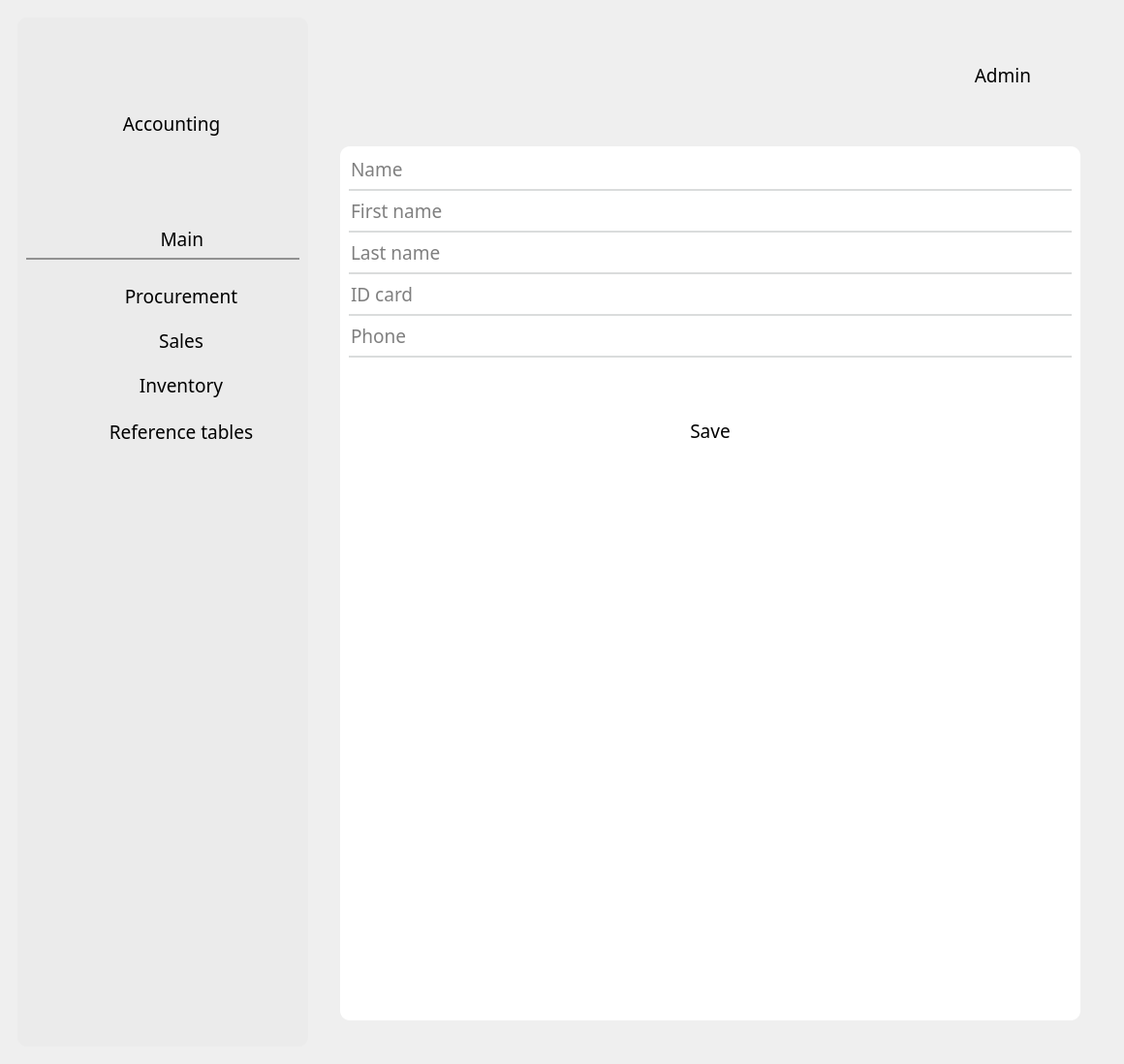
<?xml version="1.0" encoding="UTF-8"?>
<ui version="4.0">
 <class>MainWindow</class>
 <widget class="QMainWindow" name="MainWindow">
  <property name="geometry">
   <rect>
    <x>0</x>
    <y>0</y>
    <width>1160</width>
    <height>1098</height>
   </rect>
  </property>
  <property name="sizePolicy">
   <sizepolicy hsizetype="Expanding" vsizetype="Expanding">
    <horstretch>100</horstretch>
    <verstretch>100</verstretch>
   </sizepolicy>
  </property>
  <property name="windowTitle">
   <string>MainWindow</string>
  </property>
  <property name="styleSheet">
   <string notr="true">QGroupBox { border: none; }
QPushButton {
    border: none;
    color: black;
}
QPushButton:hover {
    color: grey;
}</string>
  </property>
  <widget class="QWidget" name="centralwidget">
   <property name="sizePolicy">
    <sizepolicy hsizetype="Expanding" vsizetype="Expanding">
     <horstretch>0</horstretch>
     <verstretch>0</verstretch>
    </sizepolicy>
   </property>
   <layout class="QGridLayout" name="gridLayout_7">
    <item row="0" column="0">
     <widget class="QGroupBox" name="horizontalGroupBox">
      <property name="sizePolicy">
       <sizepolicy hsizetype="Expanding" vsizetype="Expanding">
        <horstretch>0</horstretch>
        <verstretch>0</verstretch>
       </sizepolicy>
      </property>
      <property name="maximumSize">
       <size>
        <width>1920</width>
        <height>1080</height>
       </size>
      </property>
      <layout class="QGridLayout" name="gridLayout_6">
       <item row="0" column="1">
        <widget class="QGroupBox" name="Right_side">
         <property name="sizePolicy">
          <sizepolicy hsizetype="Expanding" vsizetype="Expanding">
           <horstretch>162</horstretch>
           <verstretch>108</verstretch>
          </sizepolicy>
         </property>
         <property name="maximumSize">
          <size>
           <width>1620</width>
           <height>1080</height>
          </size>
         </property>
         <property name="layoutDirection">
          <enum>Qt::LeftToRight</enum>
         </property>
         <property name="styleSheet">
          <string notr="true"/>
         </property>
         <property name="alignment">
          <set>Qt::AlignRight|Qt::AlignTrailing|Qt::AlignVCenter</set>
         </property>
         <layout class="QGridLayout" name="gridLayout_4">
          <item row="0" column="0">
           <widget class="QGroupBox" name="Header_block">
            <property name="sizePolicy">
             <sizepolicy hsizetype="Expanding" vsizetype="Expanding">
              <horstretch>0</horstretch>
              <verstretch>0</verstretch>
             </sizepolicy>
            </property>
            <property name="minimumSize">
             <size>
              <width>800</width>
              <height>100</height>
             </size>
            </property>
            <property name="maximumSize">
             <size>
              <width>1620</width>
              <height>100</height>
             </size>
            </property>
            <property name="alignment">
             <set>Qt::AlignRight|Qt::AlignTrailing|Qt::AlignVCenter</set>
            </property>
            <layout class="QGridLayout" name="gridLayout_2">
             <item row="0" column="0">
              <widget class="QGroupBox" name="User_info">
               <property name="sizePolicy">
                <sizepolicy hsizetype="Expanding" vsizetype="Expanding">
                 <horstretch>0</horstretch>
                 <verstretch>0</verstretch>
                </sizepolicy>
               </property>
               <property name="maximumSize">
                <size>
                 <width>1620</width>
                 <height>100</height>
                </size>
               </property>
               <property name="alignment">
                <set>Qt::AlignRight|Qt::AlignTop|Qt::AlignTrailing</set>
               </property>
               <layout class="QGridLayout" name="gridLayout_3">
                <item row="0" column="2">
                 <widget class="QPushButton" name="logout">
                  <property name="sizePolicy">
                   <sizepolicy hsizetype="Expanding" vsizetype="Expanding">
                    <horstretch>0</horstretch>
                    <verstretch>0</verstretch>
                   </sizepolicy>
                  </property>
                  <property name="maximumSize">
                   <size>
                    <width>45</width>
                    <height>40</height>
                   </size>
                  </property>
                  <property name="layoutDirection">
                   <enum>Qt::RightToLeft</enum>
                  </property>
                  <property name="text">
                   <string/>
                  </property>
                  <property name="icon">
                   <iconset>
                    <normaloff>icons/logout.png</normaloff>icons/logout.png</iconset>
                  </property>
                  <property name="iconSize">
                   <size>
                    <width>40</width>
                    <height>40</height>
                   </size>
                  </property>
                 </widget>
                </item>
                <item row="0" column="1">
                 <widget class="QLabel" name="username">
                  <property name="sizePolicy">
                   <sizepolicy hsizetype="Expanding" vsizetype="Expanding">
                    <horstretch>0</horstretch>
                    <verstretch>0</verstretch>
                   </sizepolicy>
                  </property>
                  <property name="maximumSize">
                   <size>
                    <width>90</width>
                    <height>50</height>
                   </size>
                  </property>
                  <property name="font">
                   <font>
                    <family>Century Gothic</family>
                    <pointsize>14</pointsize>
                   </font>
                  </property>
                  <property name="text">
                   <string>Admin</string>
                  </property>
                  <property name="alignment">
                   <set>Qt::AlignRight|Qt::AlignTrailing|Qt::AlignVCenter</set>
                  </property>
                 </widget>
                </item>
                <item row="0" column="0">
                 <widget class="QLabel" name="label">
                  <property name="text">
                   <string/>
                  </property>
                 </widget>
                </item>
               </layout>
              </widget>
             </item>
            </layout>
           </widget>
          </item>
          <item row="2" column="0">
           <widget class="QGroupBox" name="Body_block">
            <property name="sizePolicy">
             <sizepolicy hsizetype="Expanding" vsizetype="Expanding">
              <horstretch>0</horstretch>
              <verstretch>0</verstretch>
             </sizepolicy>
            </property>
            <property name="maximumSize">
             <size>
              <width>1620</width>
              <height>980</height>
             </size>
            </property>
            <property name="alignment">
             <set>Qt::AlignRight|Qt::AlignTop|Qt::AlignTrailing</set>
            </property>
            <layout class="QGridLayout" name="gridLayout">
             <item row="0" column="4">
              <widget class="QGroupBox" name="items_in_body">
               <property name="minimumSize">
                <size>
                 <width>200</width>
                 <height>100</height>
                </size>
               </property>
               <property name="maximumSize">
                <size>
                 <width>1370</width>
                 <height>980</height>
                </size>
               </property>
               <property name="alignment">
                <set>Qt::AlignLeading|Qt::AlignLeft|Qt::AlignTop</set>
               </property>
               <layout class="QGridLayout" name="gridLayout_9">
                <item row="1" column="0">
                 <widget class="QGroupBox" name="verticalGroupBox">
                  <property name="minimumSize">
                   <size>
                    <width>0</width>
                    <height>800</height>
                   </size>
                  </property>
                  <property name="styleSheet">
                   <string notr="true">background: rgb(255, 255, 255);
border-radius: 10px;</string>
                  </property>
                  <layout class="QGridLayout" name="gridLayout_11">
                   <item row="0" column="1">
                    <widget class="QLineEdit" name="name">
                     <property name="font">
                      <font>
                       <family>Century Gothic</family>
                       <pointsize>14</pointsize>
                      </font>
                     </property>
                     <property name="alignment">
                      <set>Qt::AlignLeading|Qt::AlignLeft|Qt::AlignTop</set>
                     </property>
                     <property name="readOnly">
                      <bool>true</bool>
                     </property>
                     <property name="placeholderText">
                      <string>Name</string>
                     </property>
                    </widget>
                   </item>
                   <item row="4" column="1">
                    <widget class="QLineEdit" name="last_name">
                     <property name="font">
                      <font>
                       <family>Century Gothic</family>
                       <pointsize>14</pointsize>
                      </font>
                     </property>
                     <property name="text">
                      <string/>
                     </property>
                     <property name="placeholderText">
                      <string>Last name</string>
                     </property>
                    </widget>
                   </item>
                   <item row="8" column="1">
                    <widget class="QLineEdit" name="phone">
                     <property name="font">
                      <font>
                       <family>Century Gothic</family>
                       <pointsize>14</pointsize>
                      </font>
                     </property>
                     <property name="placeholderText">
                      <string>Phone</string>
                     </property>
                    </widget>
                   </item>
                   <item row="1" column="1">
                    <widget class="QFrame" name="separator_2">
                     <property name="minimumSize">
                      <size>
                       <width>0</width>
                       <height>2</height>
                      </size>
                     </property>
                     <property name="maximumSize">
                      <size>
                       <width>16777215</width>
                       <height>2</height>
                      </size>
                     </property>
                     <property name="styleSheet">
                      <string notr="true">background-color: rgb(218, 220, 220);</string>
                     </property>
                     <property name="frameShape">
                      <enum>QFrame::Panel</enum>
                     </property>
                     <property name="frameShadow">
                      <enum>QFrame::Raised</enum>
                     </property>
                     <property name="lineWidth">
                      <number>2</number>
                     </property>
                    </widget>
                   </item>
                   <item row="7" column="1">
                    <widget class="QFrame" name="frame_3">
                     <property name="maximumSize">
                      <size>
                       <width>16777215</width>
                       <height>2</height>
                      </size>
                     </property>
                     <property name="styleSheet">
                      <string notr="true">background-color: rgb(218, 220, 220);</string>
                     </property>
                     <property name="frameShape">
                      <enum>QFrame::StyledPanel</enum>
                     </property>
                     <property name="frameShadow">
                      <enum>QFrame::Raised</enum>
                     </property>
                    </widget>
                   </item>
                   <item row="9" column="1">
                    <widget class="QFrame" name="frame_4">
                     <property name="maximumSize">
                      <size>
                       <width>16777215</width>
                       <height>2</height>
                      </size>
                     </property>
                     <property name="styleSheet">
                      <string notr="true">background-color: rgb(218, 220, 220);</string>
                     </property>
                     <property name="frameShape">
                      <enum>QFrame::StyledPanel</enum>
                     </property>
                     <property name="frameShadow">
                      <enum>QFrame::Raised</enum>
                     </property>
                    </widget>
                   </item>
                   <item row="6" column="1">
                    <widget class="QLineEdit" name="id_card">
                     <property name="font">
                      <font>
                       <family>Century Gothic</family>
                       <pointsize>14</pointsize>
                      </font>
                     </property>
                     <property name="placeholderText">
                      <string>ID card</string>
                     </property>
                    </widget>
                   </item>
                   <item row="12" column="1">
                    <widget class="QLabel" name="label_2">
                     <property name="minimumSize">
                      <size>
                       <width>0</width>
                       <height>500</height>
                      </size>
                     </property>
                     <property name="frameShape">
                      <enum>QFrame::Panel</enum>
                     </property>
                     <property name="frameShadow">
                      <enum>QFrame::Sunken</enum>
                     </property>
                     <property name="lineWidth">
                      <number>2</number>
                     </property>
                     <property name="text">
                      <string/>
                     </property>
                    </widget>
                   </item>
                   <item row="2" column="1">
                    <widget class="QLineEdit" name="first_name">
                     <property name="font">
                      <font>
                       <family>Century Gothic</family>
                       <pointsize>14</pointsize>
                      </font>
                     </property>
                     <property name="text">
                      <string/>
                     </property>
                     <property name="placeholderText">
                      <string>First name</string>
                     </property>
                    </widget>
                   </item>
                   <item row="3" column="1">
                    <widget class="QFrame" name="frame">
                     <property name="maximumSize">
                      <size>
                       <width>16777215</width>
                       <height>2</height>
                      </size>
                     </property>
                     <property name="styleSheet">
                      <string notr="true">background-color: rgb(218, 220, 220);</string>
                     </property>
                     <property name="frameShape">
                      <enum>QFrame::StyledPanel</enum>
                     </property>
                     <property name="frameShadow">
                      <enum>QFrame::Raised</enum>
                     </property>
                    </widget>
                   </item>
                   <item row="11" column="1">
                    <widget class="QPushButton" name="save">
                     <property name="font">
                      <font>
                       <family>Century Gothic</family>
                       <pointsize>14</pointsize>
                      </font>
                     </property>
                     <property name="text">
                      <string>Save</string>
                     </property>
                     <property name="icon">
                      <iconset>
                       <normaloff>icons/save.png</normaloff>icons/save.png</iconset>
                     </property>
                    </widget>
                   </item>
                   <item row="5" column="1">
                    <widget class="QFrame" name="frame_2">
                     <property name="maximumSize">
                      <size>
                       <width>16777215</width>
                       <height>2</height>
                      </size>
                     </property>
                     <property name="styleSheet">
                      <string notr="true">background-color: rgb(218, 220, 220);</string>
                     </property>
                     <property name="frameShape">
                      <enum>QFrame::StyledPanel</enum>
                     </property>
                     <property name="frameShadow">
                      <enum>QFrame::Raised</enum>
                     </property>
                    </widget>
                   </item>
                   <item row="10" column="1">
                    <widget class="QLabel" name="info_message">
                     <property name="maximumSize">
                      <size>
                       <width>16777215</width>
                       <height>50</height>
                      </size>
                     </property>
                     <property name="font">
                      <font>
                       <family>Century Gothic</family>
                       <pointsize>14</pointsize>
                      </font>
                     </property>
                     <property name="styleSheet">
                      <string notr="true">color: rgb(255, 126, 128);</string>
                     </property>
                     <property name="text">
                      <string/>
                     </property>
                     <property name="alignment">
                      <set>Qt::AlignCenter</set>
                     </property>
                    </widget>
                   </item>
                  </layout>
                 </widget>
                </item>
               </layout>
              </widget>
             </item>
            </layout>
           </widget>
          </item>
         </layout>
        </widget>
       </item>
       <item row="0" column="0">
        <widget class="QFrame" name="Left_side">
         <property name="sizePolicy">
          <sizepolicy hsizetype="Expanding" vsizetype="Expanding">
           <horstretch>0</horstretch>
           <verstretch>0</verstretch>
          </sizepolicy>
         </property>
         <property name="maximumSize">
          <size>
           <width>300</width>
           <height>1080</height>
          </size>
         </property>
         <property name="styleSheet">
          <string notr="true">background: #EBEBEB;
border-radius: 10px;
</string>
         </property>
         <layout class="QGridLayout" name="gridLayout_5">
          <property name="bottomMargin">
           <number>3</number>
          </property>
          <item row="3" column="0">
           <widget class="QGroupBox" name="verticalGroupBox">
            <property name="sizePolicy">
             <sizepolicy hsizetype="Expanding" vsizetype="Expanding">
              <horstretch>0</horstretch>
              <verstretch>0</verstretch>
             </sizepolicy>
            </property>
            <property name="styleSheet">
             <string notr="true"/>
            </property>
            <layout class="QVBoxLayout" name="verticalLayout_2">
             <property name="spacing">
              <number>1</number>
             </property>
             <item>
              <widget class="QFrame" name="procurement_nav">
               <property name="sizePolicy">
                <sizepolicy hsizetype="Expanding" vsizetype="Expanding">
                 <horstretch>0</horstretch>
                 <verstretch>0</verstretch>
                </sizepolicy>
               </property>
               <property name="maximumSize">
                <size>
                 <width>16777215</width>
                 <height>50</height>
                </size>
               </property>
               <property name="font">
                <font>
                 <family>Century Gothic</family>
                 <pointsize>14</pointsize>
                </font>
               </property>
               <layout class="QHBoxLayout" name="income_nav">
                <item>
                 <widget class="QLabel" name="procurement_pic">
                  <property name="sizePolicy">
                   <sizepolicy hsizetype="Expanding" vsizetype="Expanding">
                    <horstretch>0</horstretch>
                    <verstretch>0</verstretch>
                   </sizepolicy>
                  </property>
                  <property name="maximumSize">
                   <size>
                    <width>32</width>
                    <height>32</height>
                   </size>
                  </property>
                  <property name="baseSize">
                   <size>
                    <width>0</width>
                    <height>0</height>
                   </size>
                  </property>
                  <property name="font">
                   <font>
                    <family>Century Gothic</family>
                    <pointsize>14</pointsize>
                   </font>
                  </property>
                  <property name="text">
                   <string/>
                  </property>
                  <property name="pixmap">
                   <pixmap>icons/procurement.png</pixmap>
                  </property>
                  <property name="alignment">
                   <set>Qt::AlignCenter</set>
                  </property>
                 </widget>
                </item>
                <item>
                 <widget class="QPushButton" name="procurement">
                  <property name="sizePolicy">
                   <sizepolicy hsizetype="Expanding" vsizetype="Expanding">
                    <horstretch>0</horstretch>
                    <verstretch>0</verstretch>
                   </sizepolicy>
                  </property>
                  <property name="font">
                   <font>
                    <family>Century Gothic</family>
                    <pointsize>14</pointsize>
                   </font>
                  </property>
                  <property name="styleSheet">
                   <string notr="true"/>
                  </property>
                  <property name="text">
                   <string>Procurement</string>
                  </property>
                 </widget>
                </item>
               </layout>
              </widget>
             </item>
             <item>
              <widget class="QFrame" name="sales_nav_2">
               <property name="sizePolicy">
                <sizepolicy hsizetype="Expanding" vsizetype="Expanding">
                 <horstretch>0</horstretch>
                 <verstretch>0</verstretch>
                </sizepolicy>
               </property>
               <property name="maximumSize">
                <size>
                 <width>16777215</width>
                 <height>50</height>
                </size>
               </property>
               <property name="font">
                <font>
                 <family>Century Gothic</family>
                 <pointsize>14</pointsize>
                </font>
               </property>
               <layout class="QHBoxLayout" name="expense_nav">
                <item>
                 <widget class="QLabel" name="sales_pic">
                  <property name="sizePolicy">
                   <sizepolicy hsizetype="Expanding" vsizetype="Expanding">
                    <horstretch>0</horstretch>
                    <verstretch>0</verstretch>
                   </sizepolicy>
                  </property>
                  <property name="minimumSize">
                   <size>
                    <width>0</width>
                    <height>0</height>
                   </size>
                  </property>
                  <property name="maximumSize">
                   <size>
                    <width>32</width>
                    <height>32</height>
                   </size>
                  </property>
                  <property name="font">
                   <font>
                    <family>Century Gothic</family>
                    <pointsize>14</pointsize>
                   </font>
                  </property>
                  <property name="text">
                   <string/>
                  </property>
                  <property name="pixmap">
                   <pixmap>icons/cash-register.png</pixmap>
                  </property>
                 </widget>
                </item>
                <item>
                 <widget class="QPushButton" name="sales">
                  <property name="sizePolicy">
                   <sizepolicy hsizetype="Expanding" vsizetype="Expanding">
                    <horstretch>0</horstretch>
                    <verstretch>0</verstretch>
                   </sizepolicy>
                  </property>
                  <property name="font">
                   <font>
                    <family>Century Gothic</family>
                    <pointsize>14</pointsize>
                   </font>
                  </property>
                  <property name="styleSheet">
                   <string notr="true"/>
                  </property>
                  <property name="text">
                   <string>Sales</string>
                  </property>
                 </widget>
                </item>
               </layout>
              </widget>
             </item>
             <item>
              <widget class="QFrame" name="inventory_nav">
               <property name="sizePolicy">
                <sizepolicy hsizetype="Expanding" vsizetype="Expanding">
                 <horstretch>0</horstretch>
                 <verstretch>0</verstretch>
                </sizepolicy>
               </property>
               <property name="maximumSize">
                <size>
                 <width>16777215</width>
                 <height>50</height>
                </size>
               </property>
               <property name="font">
                <font>
                 <family>Century Gothic</family>
                 <pointsize>14</pointsize>
                </font>
               </property>
               <layout class="QHBoxLayout" name="goods_nav">
                <item>
                 <widget class="QLabel" name="inventory_pic">
                  <property name="sizePolicy">
                   <sizepolicy hsizetype="Expanding" vsizetype="Expanding">
                    <horstretch>0</horstretch>
                    <verstretch>0</verstretch>
                   </sizepolicy>
                  </property>
                  <property name="maximumSize">
                   <size>
                    <width>32</width>
                    <height>32</height>
                   </size>
                  </property>
                  <property name="font">
                   <font>
                    <family>Century Gothic</family>
                    <pointsize>14</pointsize>
                   </font>
                  </property>
                  <property name="text">
                   <string/>
                  </property>
                  <property name="pixmap">
                   <pixmap>icons/inventory.png</pixmap>
                  </property>
                 </widget>
                </item>
                <item>
                 <widget class="QPushButton" name="inventory">
                  <property name="sizePolicy">
                   <sizepolicy hsizetype="Expanding" vsizetype="Expanding">
                    <horstretch>0</horstretch>
                    <verstretch>0</verstretch>
                   </sizepolicy>
                  </property>
                  <property name="font">
                   <font>
                    <family>Century Gothic</family>
                    <pointsize>14</pointsize>
                   </font>
                  </property>
                  <property name="styleSheet">
                   <string notr="true"/>
                  </property>
                  <property name="text">
                   <string>Inventory</string>
                  </property>
                 </widget>
                </item>
               </layout>
              </widget>
             </item>
             <item>
              <widget class="QFrame" name="reference_nav">
               <property name="minimumSize">
                <size>
                 <width>0</width>
                 <height>50</height>
                </size>
               </property>
               <property name="maximumSize">
                <size>
                 <width>16777215</width>
                 <height>50</height>
                </size>
               </property>
               <layout class="QHBoxLayout" name="horizontalLayout">
                <item>
                 <widget class="QLabel" name="reference_pic">
                  <property name="maximumSize">
                   <size>
                    <width>32</width>
                    <height>32</height>
                   </size>
                  </property>
                  <property name="baseSize">
                   <size>
                    <width>32</width>
                    <height>32</height>
                   </size>
                  </property>
                  <property name="text">
                   <string/>
                  </property>
                  <property name="pixmap">
                   <pixmap>icons/research.png</pixmap>
                  </property>
                 </widget>
                </item>
                <item>
                 <widget class="QPushButton" name="reference">
                  <property name="font">
                   <font>
                    <family>Century Gothic</family>
                    <pointsize>14</pointsize>
                   </font>
                  </property>
                  <property name="text">
                   <string>Reference tables</string>
                  </property>
                  <property name="iconSize">
                   <size>
                    <width>16</width>
                    <height>16</height>
                   </size>
                  </property>
                 </widget>
                </item>
               </layout>
              </widget>
             </item>
            </layout>
           </widget>
          </item>
          <item row="1" column="0">
           <widget class="QPushButton" name="menu">
            <property name="maximumSize">
             <size>
              <width>300</width>
              <height>50</height>
             </size>
            </property>
            <property name="font">
             <font>
              <family>Century Gothic</family>
              <pointsize>14</pointsize>
             </font>
            </property>
            <property name="text">
             <string>        Main</string>
            </property>
           </widget>
          </item>
          <item row="0" column="0">
           <widget class="QLabel" name="app_name">
            <property name="sizePolicy">
             <sizepolicy hsizetype="Expanding" vsizetype="Expanding">
              <horstretch>0</horstretch>
              <verstretch>0</verstretch>
             </sizepolicy>
            </property>
            <property name="minimumSize">
             <size>
              <width>300</width>
              <height>200</height>
             </size>
            </property>
            <property name="maximumSize">
             <size>
              <width>300</width>
              <height>200</height>
             </size>
            </property>
            <property name="font">
             <font>
              <family>Century Gothic</family>
              <pointsize>14</pointsize>
             </font>
            </property>
            <property name="whatsThis">
             <string notr="true"/>
            </property>
            <property name="layoutDirection">
             <enum>Qt::LeftToRight</enum>
            </property>
            <property name="locale">
             <locale language="Russian" country="Russia"/>
            </property>
            <property name="text">
             <string>Accounting</string>
            </property>
            <property name="alignment">
             <set>Qt::AlignCenter</set>
            </property>
           </widget>
          </item>
          <item row="2" column="0">
           <widget class="QFrame" name="separator">
            <property name="minimumSize">
             <size>
              <width>0</width>
              <height>2</height>
             </size>
            </property>
            <property name="maximumSize">
             <size>
              <width>16777215</width>
              <height>2</height>
             </size>
            </property>
            <property name="styleSheet">
             <string notr="true">background-color: rgb(145, 145, 145);</string>
            </property>
            <property name="frameShape">
             <enum>QFrame::Panel</enum>
            </property>
            <property name="frameShadow">
             <enum>QFrame::Sunken</enum>
            </property>
           </widget>
          </item>
          <item row="5" column="0">
           <widget class="QGroupBox" name="verticalGroupBox">
            <property name="sizePolicy">
             <sizepolicy hsizetype="Expanding" vsizetype="Expanding">
              <horstretch>0</horstretch>
              <verstretch>0</verstretch>
             </sizepolicy>
            </property>
            <property name="minimumSize">
             <size>
              <width>0</width>
              <height>630</height>
             </size>
            </property>
            <property name="styleSheet">
             <string notr="true"/>
            </property>
            <layout class="QVBoxLayout" name="verticalLayout_3"/>
           </widget>
          </item>
         </layout>
        </widget>
       </item>
      </layout>
     </widget>
    </item>
   </layout>
  </widget>
 </widget>
 <resources/>
 <connections/>
</ui>
